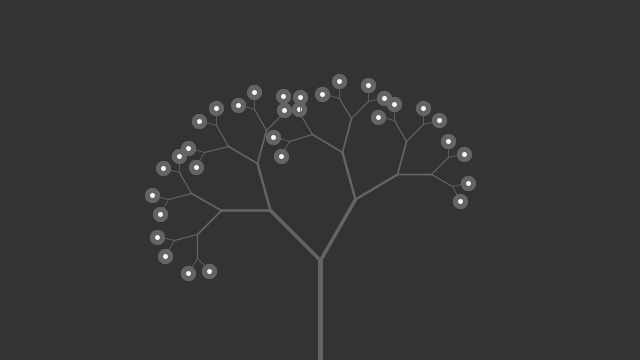
Frame 1 (no input)
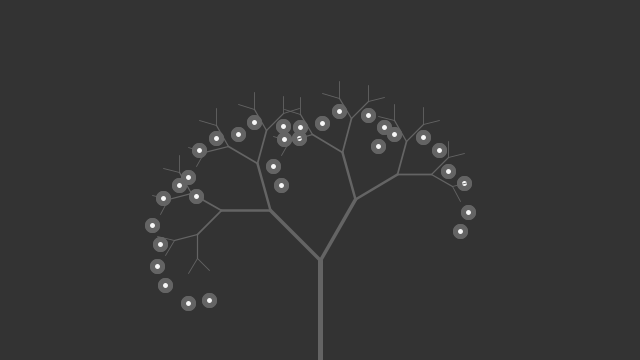
Frame 60 (the mouse pressed at the canvas centre just before this capture)
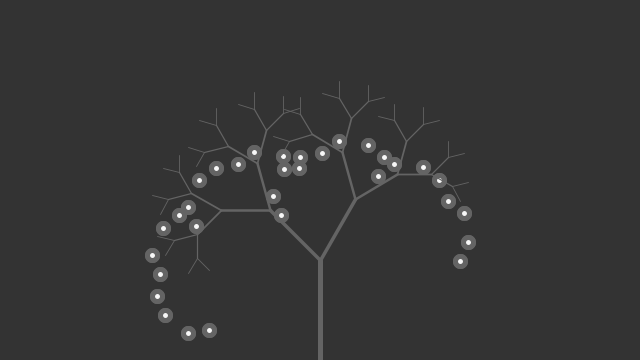
Frame 120 (the mouse held since frame 60 and released just before this capture)

The Processing sketch that drew these frames (run headless with seeded random() and noise(); from frame 60 on, the mouse is pressed at the canvas centre):

// Processing sketch: falling_leaves_fractal_tree
// ── falling_leaves_fractal_tree.pde
void setup() {
    size(640, 360); 
}

void draw() {
    background(51); 
    fill(255, 204);
    
    translate(width * 0.5, height);
    
    stroke(100);
    strokeWeight(5);
    
    drawTree(12);
}

// draws a tree recursively with the specified recursion depth
void drawTree(int depth) {
    
    if (depth == 0) {
        drawLeaf();
    } else {
        drawTrunkWithTrees(depth - 1);
    }
}

void drawLeaf() {
    // we want to make this leaf fall straight down.
    // this means we want to move the y coordinate in the original coordinate system to 0.
    // the problem is that first have to know whats the x and y coordinate of the leaf in the original coordinate system.
    // we can do that by using the screenX and screenY functions. they convert coordinates
    // in the current coordinate system to coordinates in the original screen coordinate system.
    // since the leaf coordinates in the current system are 0, 0 we convert these coordinates to screen and use them to draw in the original coordinate system.
    
    float screenLeafX = screenX(0, 0);
    float screenLeafY = screenY(0, 0);
    
    // now that we are in screen coordinates we can animate the y coordinate exactly as we did with the ball
    float fallingSpeed = 0.5;
    screenLeafY = screenLeafY + fallingSpeed * frameCount;
    
    // we check if we reached the bottom of the screen and stop there
    if (screenLeafY > height) {
        screenLeafY = height;
    }
    
    // save the coordinate system and reset to the screen coordinate system
    pushMatrix();
    resetMatrix();
    
    circle(screenLeafX, screenLeafY, 10);
    
    popMatrix();
}

void drawTrunkWithTrees(int depth) {
    float trunkLength = 100;
    float leftSubTreeAngle = radians(45.0);
    float rightSubTreeAngle = radians(30.0);
    float scaleDownFactor = 0.7;
    
    line(0, 0, 0, - trunkLength);
    
    pushMatrix();
    
    translate(0, - trunkLength);
    
    scale(scaleDownFactor);
    
    pushMatrix();
    rotate(- leftSubTreeAngle);
    drawTree(depth - 1);
    popMatrix();
    
    pushMatrix();
    rotate(rightSubTreeAngle);
    drawTree(depth - 1);    
    popMatrix();
    
    popMatrix();
}
